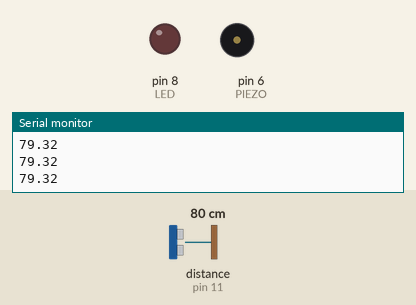
Bench run of a sketch on a simulated Arduino Uno, built with avr-gcc and run on an emulated ATmega328P. Parts: output pins drawn as LEDs (lit = HIGH), buzzer (waves = sounding), the last lines printed to the serial monitor. Wiring (from diagram.json): ultrasonic range finder: trigger pin 12; echo pin 11. Dashed ring = blinking. The inputs (shaded band) are chosen by the test bench; at power-on: distance to the obstacle (sensor on pin 11) 80 cm. The echo pulse lasts 58.3 µs per cm; pins used as bus, display or sensor lines are not drawn.

Above: at 1.2 s.
1.3 s: distance to the obstacle (sensor on pin 11) set to 33 cm
2.8 s: distance to the obstacle (sensor on pin 11) set to 28 cm
At 3.11 s:
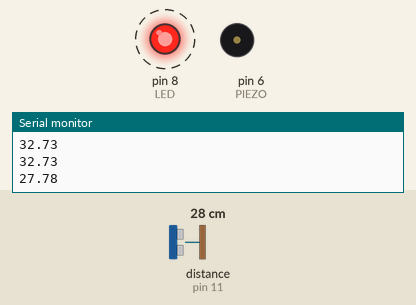
5.8 s: distance to the obstacle (sensor on pin 11) set to 12 cm
At 6.16 s:
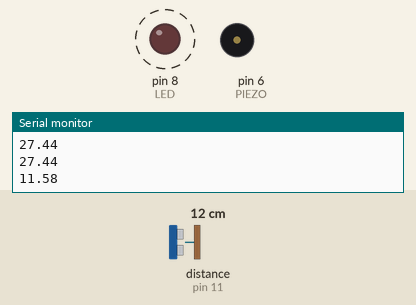
8.8 s: distance to the obstacle (sensor on pin 11) set to 9 cm
At 9.7 s:
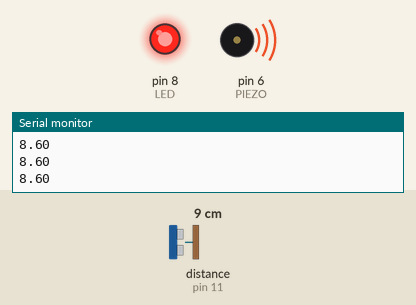
10.3 s: distance to the obstacle (sensor on pin 11) set to 35 cm
At 11.4 s:
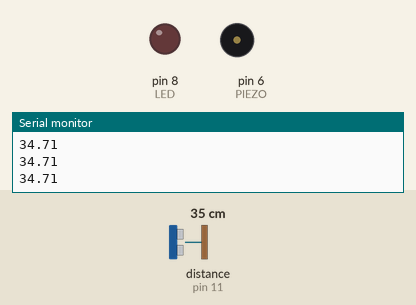
Timing chart, 0 to 12.8 s (numbered marks = the images above; inputs shaded):
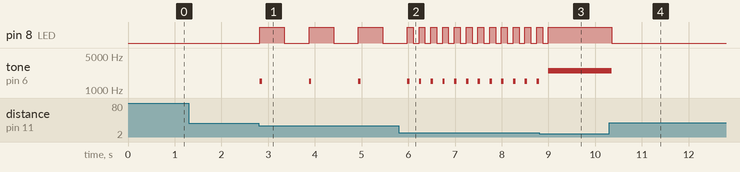

The sketch:

sketch.ino
```cpp
/*
  Solucionari Repte SA3-B · Sensor d'aparcament (AMPLIAT)
  AMPLIACIO 1: la mesura ja esta encapsulada en la funcio mesuraDistancia().
  AMPLIACIO 2: tres trams (lluny / mig / a prop) amb avisos diferents.
  AMPLIACIO 3: avis proporcional: el ritme del bip augmenta com mes a prop.
  Circuit: HC-SR04 TRIG=12, ECHO=11 ; LED=8 ; piezo=6.
*/

const int TRIG = 12, ECHO = 11, LED = 8, PIEZO = 6;
const int LLUNY = 30;   // cm
const int PROP  = 10;   // cm

// AMPLIACIO 1: funcio de mesura (amb timeout + filtre sense-eco)
float mesuraDistancia() {
  digitalWrite(TRIG, LOW);  delayMicroseconds(2);
  digitalWrite(TRIG, HIGH); delayMicroseconds(10);
  digitalWrite(TRIG, LOW);
  long t = pulseIn(ECHO, HIGH, 30000);
  if (t == 0) return 400;
  return t * 0.034 / 2.0;
}

void setup() {
  pinMode(TRIG, OUTPUT); pinMode(ECHO, INPUT);
  pinMode(LED, OUTPUT); pinMode(PIEZO, OUTPUT);
  Serial.begin(9600);
}

void loop() {
  float d = mesuraDistancia();
  Serial.println(d);

  if (d > LLUNY) {
    // AMPLIACIO 2: tram lluny -> tot tranquil
    digitalWrite(LED, LOW);
    noTone(PIEZO);
    delay(60);
  } else if (d > PROP) {
    // AMPLIACIO 2 + 3: tram mig -> bips amb ritme proporcional a la distancia
    int interval = map((int)d, PROP, LLUNY, 100, 600);  // mes a prop -> mes rapid
    tone(PIEZO, 1500, 50);
    digitalWrite(LED, HIGH); delay(interval);
    digitalWrite(LED, LOW);  delay(interval);
  } else {
    // tram a prop -> avis continu
    digitalWrite(LED, HIGH);
    tone(PIEZO, 2500);
    delay(60);
  }
}
```

Measured:
- the behaviour switches between 31 and 30 cm on distance to the obstacle (sensor on pin 11) (found by bisection; images 0 and 1)
- the behaviour switches between 11 and 10 cm on distance to the obstacle (sensor on pin 11) (found by bisection; images 2 and 3)
- after the input at 2.8 s, pin 8 (LED): alternates HIGH for 0.53 s and LOW for 0.53 s, starting at once; tone on pin 6 (PIEZO): alternates 1500 Hz for 0.05 s and silent for 1.0 s, starting at once
- after the input at 5.8 s, pin 8 (LED): alternates HIGH for 0.13 s and LOW for 0.13 s, starting after 0.31 s; tone on pin 6 (PIEZO): alternates 1500 Hz for 0.05 s and silent for 0.20 s, starting after 0.43 s
- after the input at 8.8 s, pin 8 (LED): goes on until 9.0 s, then stays HIGH
- after the input at 10.3 s, pin 8 (LED): HIGH → LOW after 0.05 s; tone on pin 6 (PIEZO): 2500 Hz → silent after 0.05 s
